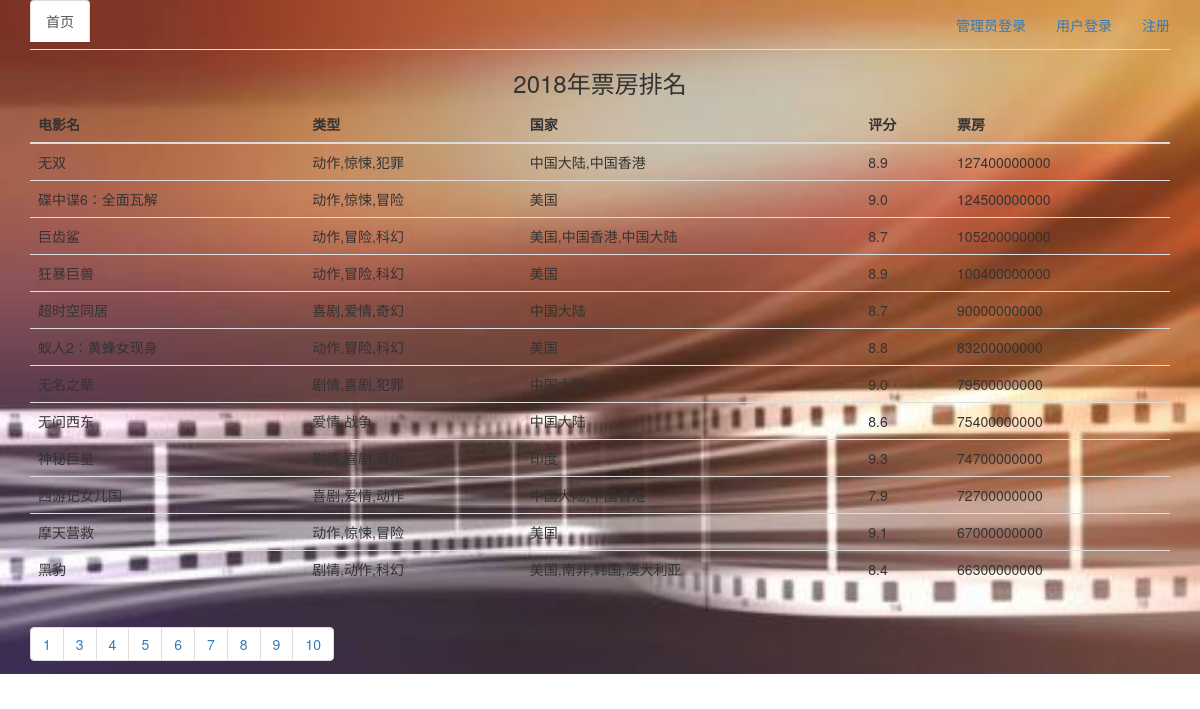
The app's page /box_office/2/ with its own data.
### myApp/models.py (models this page shows)
class Movie(models.Model):
    name = models.CharField(max_length=50)
    type = models.CharField(max_length=50)
    country = models.CharField(max_length=50)
    length = models.CharField(max_length=50)
    release_time = models.DateField()
    score = models.FloatField()
    score_num = models.IntegerField()
    box_office = models.IntegerField()
    class Meta:
        db_table = 'movie'
        ordering = ['box_office']

### myApp/views.py (the view)
# urls.py: re_path(r'^box_office/(\d+)/$', views.box_office, name='box_office'),
def box_office(request, page_id):
    boxs = Movie.objects.order_by('-box_office')
    paginator = Paginator(boxs, 12)
    page = paginator.page(page_id)
    return render(request, 'box_office.html', {'boxs': page})

### myApp/context_processors.py (called while the page is built)
def front_user(request):
    user_id = request.session.get('user_id')
    context = {
    }
    if user_id:
        try:
            user = User.objects.get(pk=user_id)
            context['front_user'] = user
        except:
            pass
    return context

### templates/box_office.html (shortened to what this page needs)
{% extends 'base.html' %}
{% block head %}
    <link rel="stylesheet" href="{% static 'css/base.css' %}">
{% endblock %}
{% block content %}
    <h3 class="page-title">2018年票房排名</h3>
    <div class="container">
        <div class="row clearfix">
            <div class="col-md-12 column">
                <table class="table">
                    <thead>
                    <tr>
                        <th>电影名</th>
                        <th>类型</th>
                        <th>国家</th>
                        <th>评分</th>
                        <th>票房</th>
                    </tr>
                    </thead>
                    <tbody>
                    {% for box in boxs %}
                        <tr>
                            <td>{{ box.name }}</td>
                            <td>{{ box.type }}</td>
                            <td>{{ box.country }}</td>
                            <td>{{ box.score }}</td>
                            <td>{{ box.box_office }}</td>
                        </tr>
                    {% endfor %}
                    </tbody>
                </table>
                <ul class="pagination">
                    {% for index in boxs.paginator.page_range %}
                        {% if index == boxs.number %}
                            <li>{{ index }}</li>
                        {% else %}
                            <li>
                                <a href="{% url 'myApp:box_office' index %}">{{ index }}</a>
                            </li>
                        {% endif %}
                    {% endfor %}
                </ul>
            </div>
        </div>
    </div>
{% endblock %}

### static/css/base.css (style rules this page uses)
body { background: #f3f3f3; background: url("/static/images/bg.jpg") no-repeat; background-size: 100% }
.page-title { text-align: center; }

### templates/base.html (style rules this page uses)
body { background: #f3f3f3; }

### records on screen
Movie: name "无双", type "动作,惊悚,犯罪", country "中国大陆,中国香港", score "8.9", box_office "127400000000"
Movie: name "碟中谍6：全面瓦解", type "动作,惊悚,冒险", country "美国", score "9.0", box_office "124500000000"
Movie: name "巨齿鲨", type "动作,冒险,科幻", country "美国,中国香港,中国大陆", score "8.7", box_office "105200000000"
Movie: name "狂暴巨兽", type "动作,冒险,科幻", country "美国", score "8.9", box_office "100400000000"
Movie: name "超时空同居", type "喜剧,爱情,奇幻", country "中国大陆", score "8.7", box_office "90000000000"
Movie: name "蚁人2：黄蜂女现身", type "动作,冒险,科幻", country "美国", score "8.8", box_office "83200000000"
Movie: name "无名之辈", type "剧情,喜剧,犯罪", country "中国大陆", score "9.0", box_office "79500000000"
Movie: name "无问西东", type "爱情,战争", country "中国大陆", score "8.6", box_office "75400000000"
Movie: name "神秘巨星", type "剧情,喜剧,音乐", country "印度", score "9.3", box_office "74700000000"
Movie: name "西游记女儿国", type "喜剧,爱情,动作", country "中国大陆,中国香港", score "7.9", box_office "72700000000"
Movie: name "摩天营救", type "动作,惊悚,冒险", country "美国", score "9.1", box_office "67000000000"
Movie: name "黑豹", type "剧情,动作,科幻", country "美国,南非,韩国,澳大利亚", score "8.4", box_office "66300000000"

### other values on screen
{{ index }} "1" "3" "4" "5" "6" "7" "8" "9" "10"
